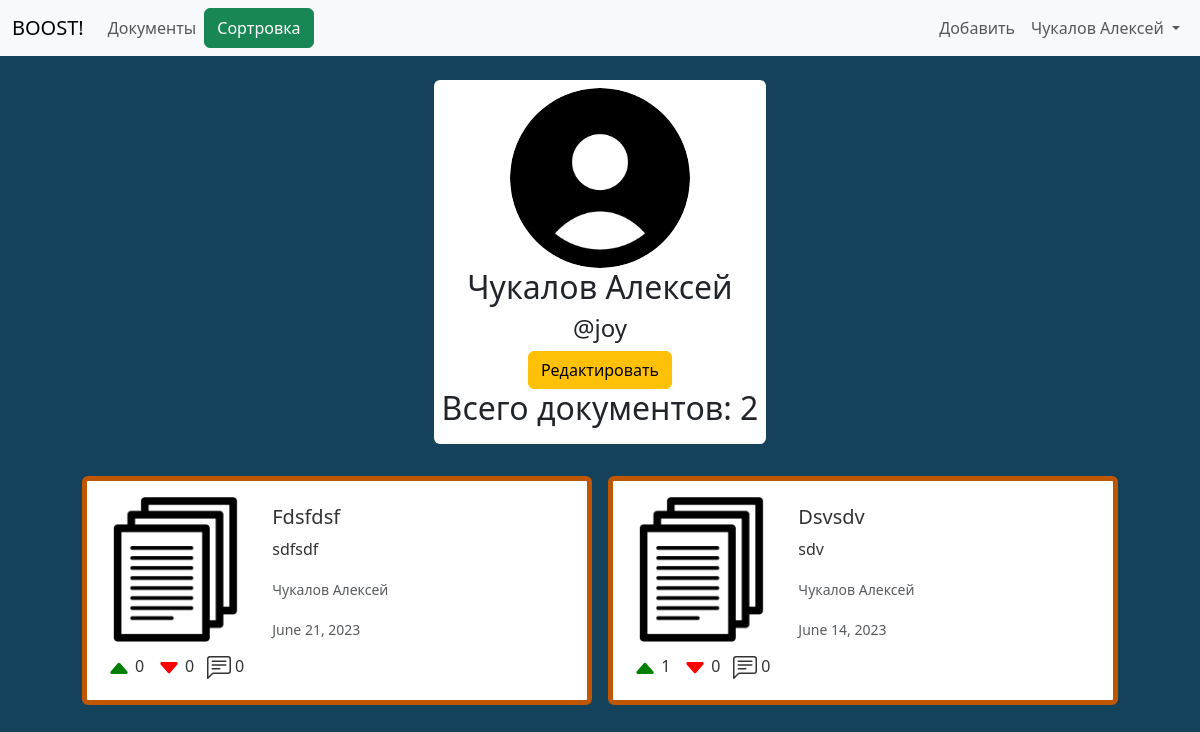
Before: /id1/ (signed in) with the older database file.
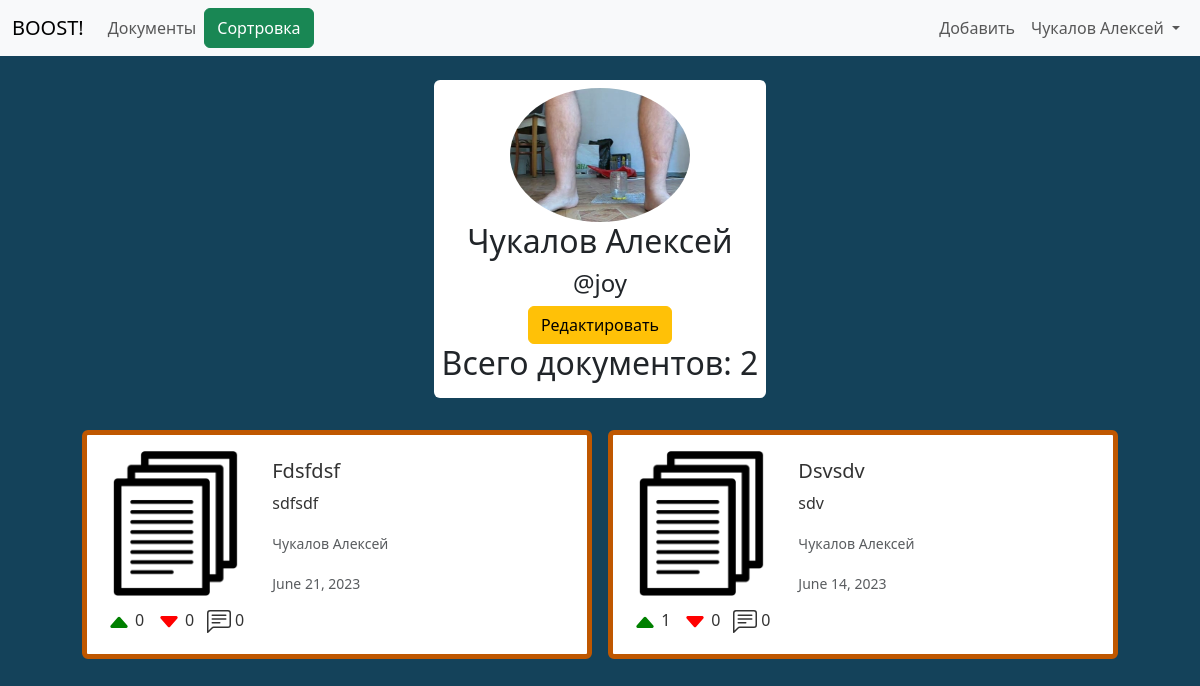
After: the same page with the newer database file.
### accounts/models.py (models this page shows, shortened)
class User (AbstractBaseUser):
    objects = UserManager()
    email = models.EmailField(
        verbose_name='адресс электронной почты',
        max_length=255,
        unique=True
    )
    username = models.CharField(
        verbose_name='ник',
        max_length=30,
        unique=True
    )
    avatar = models.ImageField(
        verbose_name='Avatar',
        default=DEFAULT_AVATAR,
        upload_to='media/',
        blank=False,
    )
    first_name = models.CharField(
        verbose_name='ваше имя',
        max_length=30
    )
    last_name = models.CharField(
        verbose_name='вашу фамилию',
        max_length=30
    )
    bookmarks = models.ManyToManyField(
        Doc,
        blank=True
    )
    is_active = models.BooleanField(default=True)
    staff = models.BooleanField(default=False)
    admin = models.BooleanField(default=False)
    USERNAME_FIELD = 'email'
    REQUIRED_FIELDS = ['username', 'first_name', 'last_name']
    def __str__(self):
        return f'{self.last_name} {self.first_name}'

### app/models.py (models this page shows, shortened)
class Doc (models.Model):
    objects = models.Manager()
    title = models.CharField(max_length=255)
    description = models.CharField(max_length=511, blank=True)
    link = models.URLField(max_length=255, unique=True)
    path = models.CharField(max_length=127)
    preview = models.ImageField(
        upload_to='media/',
        blank=False,
        default='media/default_images/default_document.png'
    )
    likes = models.IntegerField(default=0)
    dislikes = models.IntegerField(default=0)
    comments = models.IntegerField(default=0)
    studies = models.ManyToManyField(Study)
    subjects = models.ManyToManyField(Subject)
    author = models.ForeignKey(User, on_delete=models.CASCADE)
    date = models.DateField()

### app/views.py (the view)
# urls.py: path('id<int:pk>/', login_required(views.profile, login_url='/login/'), name='profile'),
def profile(request, pk):
    context = {}
    user_profile = User.objects.get(pk=pk)
    docs = Doc.objects.filter(
        author=user_profile
    )
    if request.GET.get('drop'):
        return redirect(f'/id{request.user.pk}')
    sort_docs = SortDocs(request)
    sort_docs.convert()
    docs = sort_docs.make_request(docs)
    context['sort_form'] = TagsSortForm(
        initial={
            'studies': sort_docs.studies,
            'sort_type': sort_docs.sort_type_get,
            'subjects': sort_docs.subjects,
        }
    )
    context['search_form'] = SearchForm(
        initial={
            'q': sort_docs.search
        }
    )
    for i in range(len(docs)):
        docs[i].title = docs[i].title.capitalize()
    context['user_profile'] = user_profile
    context['docs'] = docs
    context['has_docs'] = True
    return render(request, 'profile.html', context)

### app/third_party/sort_docs.py (called while the page is built, shortened)
    def convert(self):
        if self.sort_type_get:
            self.sort_type = self.SORT_TYPES[int(self.sort_type_get) - 1]
        else:
            self.sort_type = '-pk'
        if self.subjects:
            self.query_subjects = Q(subjects__in=self.subjects)
        if self.studies:
            self.query_studies = Q(studies__in=self.studies)

    def make_request(self, docs=Doc.objects.all()):
        docs = docs.filter(
            self.query_subjects & self.query_studies & (self.query_title | self.query_description)
        ).order_by(self.sort_type)
        return docs

### app/third_party/tags.py (called while the page is built)
    def __str__(self):
        return str(self.name)

    def __str__(self):
        return str(self.level)

### app/templates/profile.html (shortened to what this page needs)
<!DOCTYPE html>
{% load static %}
<html lang="en">
<head>
    <link rel="stylesheet" href="{% static 'bootstrap.min.css' %}">
    <link rel="stylesheet" href="{% static 'styles/profile.css' %}">
    <link rel="stylesheet" href="{% static 'styles/main.css' %}">
</head>
<body>
    <header class="mb-4">
        {% include 'menu.html' %}
    </header>
    <main>
        <section class="d-flex justify-content-center">
            <section class="d-flex align-items-center flex-column mb-4 p-2 bg-body rounded">
                <img class="rounded-circle" id="avatar" src="{{user_profile.avatar.url}}" alt="">
                <h2 class="text-center">{{user_profile}}</h2>
                <h4 class="text-center">@{{user_profile.username}}</h4>
                {% if user_profile == user %}
                    <a class="btn btn-warning" href="edit/">Редактировать</a>
                {% endif %}
                <h2>Всего документов: {{docs.count}}</h2>
            </section>
        </section>
            <section class="d-flex justify-content-center flex-wrap">
                {% for doc in docs %}
                <div class="cardDoc card border-5 m-2 p-2" style="max-width: 540px;">
                    <a href="/document{{doc.pk}}" class="cardLink">
                    <div class="row g-0">
                    <div class="col-md-4 p-2 align-bottom">
                        <img src="{{doc.preview.url}}" class="img-fluid rounded-start mb-2" alt="">
                        <div class="d-flex justify-content-between">
                            <p class="m-1">{% include 'note_icons/caret_up_fill.html' %} {{doc.likes}}</p>
                            <p class="m-1">{% include 'note_icons/caret_down_fill.html' %} {{doc.dislikes}}</p>
                            <p class="m-1">{% include 'note_icons/comment.html' %} {{doc.comments}}</p>
                        </div>
                    </div>
                        <div class="col-md-8">
                            <div class="card-body">
                                <div class="d-flex justify-content-between">
                                    <h5 class="card-title">{{doc.title}}</h5>
                                </div>
                                    <p class="card-text">{{doc.description}}</p>
                                    <p class="card-text"><small class="text-body-secondary">{{doc.author}}</small></p>
                                    <div class="d-flex justify-content-between">
                                        <p class="card-text"><small class="text-body-secondary">{{doc.date}}</small></p>
                                    </div>
                                </div>
                            </div>
                        </div>
                    </a>
                    </div>
                {% endfor %}
            </section>
    </main>
</body>
</html>

### app/templates/menu.html (shortened to what this page needs)
<nav class="navbar navbar-expand-lg bg-body-tertiary">
        <div class="container-fluid">
          <div class="d-flex">
          {% if request.path == '/' %}
          <a class="navbar-brand" href="#">BOOST!</a>
          {% else %}
          <a class="navbar-brand" href="/">BOOST!</a>
          {% endif %}
          {% if request.path != '/docs/' %}
          <ul class="navbar-nav">
            <li class="nav-item">
              <a class="nav-link" href="/docs/">Документы</a>
            </li>
          </ul>
          {% endif %}
          {% if has_docs %}
            <button type="button" class="btn btn-success" data-bs-toggle="modal" data-bs-target="#staticBackdrop">
              Сортровка
            </button>
            {% endif %}
          </div>
            <div class="d-flex justify-content-end">
          <div class="collapse navbar-collapse" id="navbarNavDropdown">
            <ul class="navbar-nav">
              {% if request.user.is_authenticated %}
                <li class="nav-item">
                  <a class="nav-link" href="/create">Добавить</a>
                </li>
              <div class="dropdown-center">
                <li class="nav-item dropdown">
                  <a class="nav-link dropdown-toggle" href="#" role="button" data-bs-toggle="dropdown" aria-expanded="false">
                    {{request.user}}
                  </a>
                </li>
              </div>
              {% else %}
              <li class="nav-item">
                <a class="nav-link" href="/login">Войти</a>
              </li>
              {% endif %}
            </ul>
            </div>
          </div>
        </div>
      </nav>

### app/templates/note_icons/caret_up_fill.html
<svg xmlns="http://www.w3.org/2000/svg" width="24" height="24" fill="currentColor" class="bi bi-caret-up-fill" viewBox="0 0 16 16">
  <g color="green">
    <path d="m7.247 4.86-4.796 5.481c-.566.647-.106 1.659.753 1.659h9.592a1 1 0 0 0 .753-1.659l-4.796-5.48a1 1 0 0 0-1.506 0z"/>
  </g>
</svg>

### app/templates/note_icons/caret_down_fill.html
<svg xmlns="http://www.w3.org/2000/svg" width="24" height="24" fill="currentColor" class="bi bi-caret-down-fill" viewBox="0 0 16 16">
  <g color="red">
    <path d="M7.247 11.14 2.451 5.658C1.885 5.013 2.345 4 3.204 4h9.592a1 1 0 0 1 .753 1.659l-4.796 5.48a1 1 0 0 1-1.506 0z"/>
  </g>
</svg>

### static/styles/profile.css (style rules this page uses)
#avatar { width: 15vw; max-height: 15vw; }

### static/styles/main.css (style rules this page uses)
body { background-color: #14425A; }
.cardDoc { border-style: solid; border-color: #BF5700; }
.cardLink { text-decoration: none; color: #333333; }
img { width: 100%; }

Changed rows visible on the page:
changed User "Чукалов Алексей": avatar: picture added in place of a placeholder
